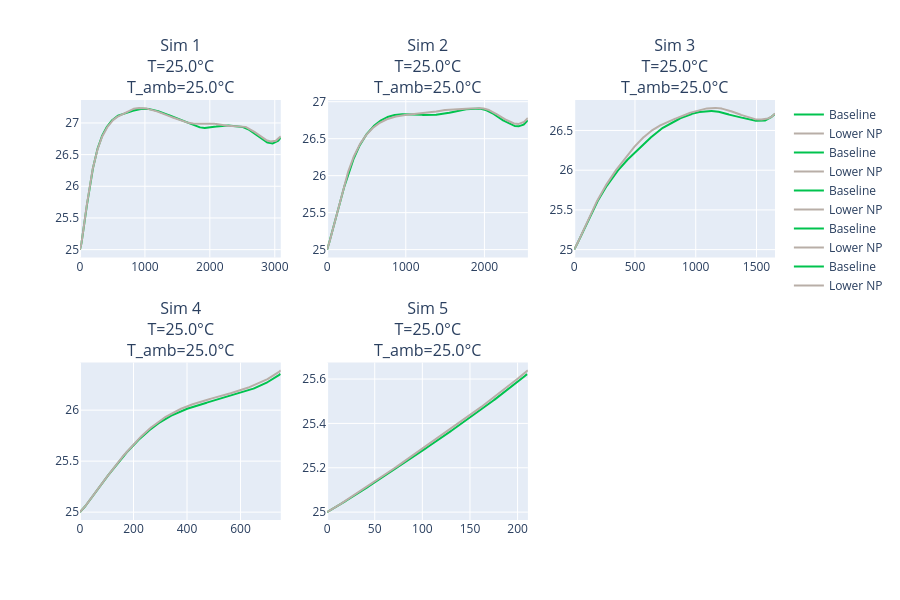

Notebook code cell kept with this figure:
### Code cell
batch_output.plot_dynamic_response("Cell temperature [°C]")

### Figure 1 — Plotly figure (JSON) as saved in the notebook; plotly's stock layout.template omitted (floating-point values rounded to 4 significant figures; data arrays with more than 128 entries replaced by an {"elided": "..."} marker saying what was removed)
{"data": [{"line": {"color": "rgb(0, 195, 78)", "width": 2}, "mode": "lines", "name": "Baseline", "showlegend": true, "type": "scatter", "x": {"elided": "1000 float values"}, "xaxis": "x", "y": {"elided": "1000 float values"}, "yaxis": "y"}, {"line": {"color": "rgb(184, 174, 167)", "width": 2}, "mode": "lines", "name": "Lower NP", "showlegend": true, "type": "scatter", "x": {"elided": "1000 float values"}, "xaxis": "x", "y": {"elided": "1000 float values"}, "yaxis": "y"}, {"line": {"color": "rgb(0, 195, 78)", "width": 2}, "mode": "lines", "name": "Baseline", "showlegend": true, "type": "scatter", "x": {"elided": "1000 float values"}, "xaxis": "x2", "y": {"elided": "1000 float values"}, "yaxis": "y2"}, {"line": {"color": "rgb(184, 174, 167)", "width": 2}, "mode": "lines", "name": "Lower NP", "showlegend": true, "type": "scatter", "x": {"elided": "1000 float values"}, "xaxis": "x2", "y": {"elided": "1000 float values"}, "yaxis": "y2"}, {"line": {"color": "rgb(0, 195, 78)", "width": 2}, "mode": "lines", "name": "Baseline", "showlegend": true, "type": "scatter", "x": {"elided": "1000 float values"}, "xaxis": "x3", "y": {"elided": "1000 float values"}, "yaxis": "y3"}, {"line": {"color": "rgb(184, 174, 167)", "width": 2}, "mode": "lines", "name": "Lower NP", "showlegend": true, "type": "scatter", "x": {"elided": "1000 float values"}, "xaxis": "x3", "y": {"elided": "1000 float values"}, "yaxis": "y3"}, {"line": {"color": "rgb(0, 195, 78)", "width": 2}, "mode": "lines", "name": "Baseline", "showlegend": true, "type": "scatter", "x": {"elided": "1000 float values"}, "xaxis": "x4", "y": {"elided": "1000 float values"}, "yaxis": "y4"}, {"line": {"color": "rgb(184, 174, 167)", "width": 2}, "mode": "lines", "name": "Lower NP", "showlegend": true, "type": "scatter", "x": {"elided": "1000 float values"}, "xaxis": "x4", "y": {"elided": "1000 float values"}, "yaxis": "y4"}, {"line": {"color": "rgb(0, 195, 78)", "width": 2}, "mode": "lines", "name": "Baseline", "showlegend": true, "type": "scatter", "x": {"elided": "1000 float values"}, "xaxis": "x5", "y": {"elided": "1000 float values"}, "yaxis": "y5"}, {"line": {"color": "rgb(184, 174, 167)", "width": 2}, "mode": "lines", "name": "Lower NP", "showlegend": true, "type": "scatter", "x": {"elided": "1000 float values"}, "xaxis": "x5", "y": {"elided": "1000 float values"}, "yaxis": "y5"}], "layout": {"annotations": [{"font": {"size": 16}, "showarrow": false, "text": "Sim 1<br>T=25.0°C<br>T_amb=25.0°C", "x": 0.1444, "xanchor": "center", "xref": "paper", "y": 1, "yanchor": "bottom", "yref": "paper"}, {"font": {"size": 16}, "showarrow": false, "text": "Sim 2<br>T=25.0°C<br>T_amb=25.0°C", "x": 0.5, "xanchor": "center", "xref": "paper", "y": 1, "yanchor": "bottom", "yref": "paper"}, {"font": {"size": 16}, "showarrow": false, "text": "Sim 3<br>T=25.0°C<br>T_amb=25.0°C", "x": 0.8556, "xanchor": "center", "xref": "paper", "y": 1, "yanchor": "bottom", "yref": "paper"}, {"font": {"size": 16}, "showarrow": false, "text": "Sim 4<br>T=25.0°C<br>T_amb=25.0°C", "x": 0.1444, "xanchor": "center", "xref": "paper", "y": 0.375, "yanchor": "bottom", "yref": "paper"}, {"font": {"size": 16}, "showarrow": false, "text": "Sim 5<br>T=25.0°C<br>T_amb=25.0°C", "x": 0.5, "xanchor": "center", "xref": "paper", "y": 0.375, "yanchor": "bottom", "yref": "paper"}], "height": 600, "xaxis": {"anchor": "y", "domain": [0, 0.2889]}, "xaxis2": {"anchor": "y2", "domain": [0.3556, 0.6444]}, "xaxis3": {"anchor": "y3", "domain": [0.7111, 1]}, "xaxis4": {"anchor": "y4", "domain": [0, 0.2889]}, "xaxis5": {"anchor": "y5", "domain": [0.3556, 0.6444]}, "xaxis6": {"anchor": "y6", "domain": [0.7111, 1]}, "yaxis": {"anchor": "x", "domain": [0.625, 1]}, "yaxis2": {"anchor": "x2", "domain": [0.625, 1]}, "yaxis3": {"anchor": "x3", "domain": [0.625, 1]}, "yaxis4": {"anchor": "x4", "domain": [0, 0.375]}, "yaxis5": {"anchor": "x5", "domain": [0, 0.375]}, "yaxis6": {"anchor": "x6", "domain": [0, 0.375]}}}
